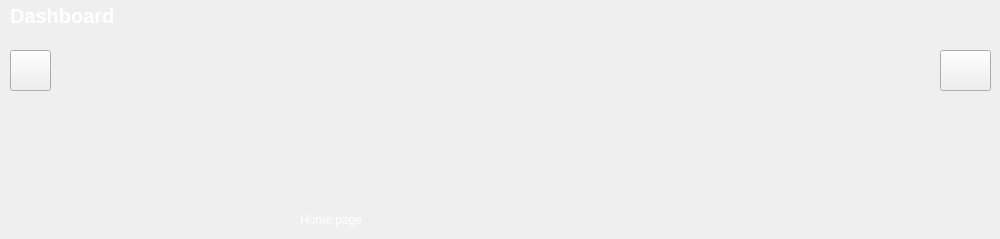
      <widget class="QWidget" name="page">
       <widget class="QPushButton" name="pushButton">
        <property name="geometry">
         <rect>
          <x>10</x>
          <y>50</y>
          <width>41</width>
          <height>41</height>
         </rect>
        </property>
        <property name="styleSheet">
         <string notr="true">color: rgb(255, 255, 255);</string>
        </property>
        <property name="text">
         <string/>
        </property>
        <property name="icon">
         <iconset resource="resources.qrc">
          <normaloff>:/menu-bar.png</normaloff>:/menu-bar.png</iconset>
        </property>
        <property name="iconSize">
         <size>
          <width>80</width>
          <height>30</height>
         </size>
        </property>
       </widget>
       <widget class="QPushButton" name="pushButton_2">
        <property name="geometry">
         <rect>
          <x>940</x>
          <y>50</y>
          <width>51</width>
          <height>41</height>
         </rect>
        </property>
        <property name="styleSheet">
         <string notr="true">color: rgb(255, 255, 255);</string>
        </property>
        <property name="text">
         <string/>
        </property>
        <property name="icon">
         <iconset resource="resources.qrc">
          <normaloff>:/profile.png</normaloff>:/profile.png</iconset>
        </property>
        <property name="iconSize">
         <size>
          <width>80</width>
          <height>30</height>
         </size>
        </property>
       </widget>
       <widget class="QLabel" name="label_2">
        <property name="geometry">
         <rect>
          <x>300</x>
          <y>210</y>
          <width>131</width>
          <height>20</height>
         </rect>
        </property>
        <property name="styleSheet">
         <string notr="true">color: rgb(255, 255, 255);</string>
        </property>
        <property name="text">
         <string>Home page</string>
        </property>
       </widget>
       <widget class="QLabel" name="label_8">
        <property name="geometry">
         <rect>
          <x>10</x>
          <y>0</y>
          <width>171</width>
          <height>31</height>
         </rect>
        </property>
        <property name="font">
         <font>
          <pointsize>15</pointsize>
          <bold>true</bold>
         </font>
        </property>
        <property name="styleSheet">
         <string notr="true">color: rgb(255, 255, 255);</string>
        </property>
        <property name="text">
         <string>Dashboard</string>
        </property>
       </widget>
      </widget>
